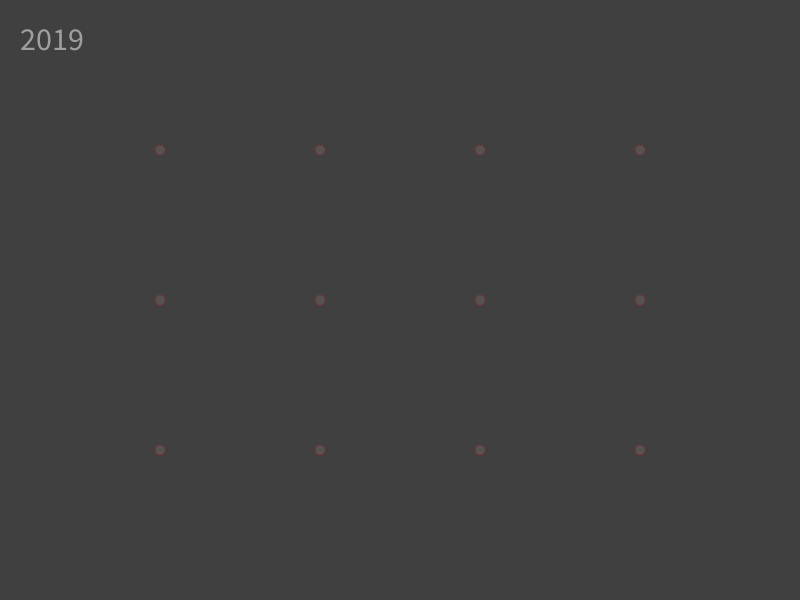
Frame 1 (no input)
Frame 60 (the mouse pressed at the canvas centre just before this capture): identical to frame 1, image omitted
Frame 120 (the mouse held since frame 60 and released just before this capture): identical to frame 1, image omitted

The Processing sketch that drew this single still picture (run headless with seeded random() and noise(); from frame 60 on, the mouse is pressed at the canvas centre):

// Processing sketch: sketch
// ── sketch.pde
// INFO ************** //
//////////////////////////////
/*
GENUARY 2021 / DAY 12 / Use an API.
José Vicente Araújo - 2021
*/

// LIBRERÍAS ************** //
//////////////////////////////

// VARIABLES GLOBALES ***** //
//////////////////////////////
int ancho = 800;
int alto = ancho * 3/4;
String pathData = "../../data/";
String pathExport = "../../export/";
int num = 12;
int n = 55;
JSONArray[] data = new JSONArray[num];
String[] urls = new String[num];
JSONObject[][] weather = new JSONObject[num][n];
float[][] ws = new float[num][n]; // wind_speed
float[][] wd = new float[num][n]; // wind_direction
float[][] mint = new float[num][n]; // min_temp
float[][] maxt = new float[num][n]; // max_temp
float[][] vis = new float[num][n]; // max_temp
float sepH = ancho/5;
float sepV = alto/4;

// SETUP ****************** //
//////////////////////////////
void settings(){
  size(ancho, alto);

}

void setup(){
  background(#202020);
  stroke(255);
  loading();
  for(int i = 0; i < data.length; i++){
    urls[i] = "https://www.metaweather.com/api/location/766273/2019/" + nf(i+1, 2) +"/15";
    data[i] = loadJSONArray(urls[i]);
  }

  for(int i = 0; i < data.length; i++){
    if(data[i] != null){
      for(int ii = 0; ii < n; ii++){
        weather[i][ii] = data[i].getJSONObject(ii);
        ws[i][ii] = weather[i][ii].getFloat("wind_speed");
        // wd[i][ii] = weather[i][ii].getFloat("wind_direction");
        mint[i][ii] = weather[i][ii].getFloat("min_temp");
        maxt[i][ii] = weather[i][ii].getFloat("max_temp");
        vis[i][ii] = weather[i][ii].getFloat("visibility");
      }
    }
  }

  // println(weather[1][0]);
}

// LOOP ******************* //
//////////////////////////////
void draw(){
  background(#404040);
  fill(255, 127);
  textSize(32); text("2019", 20, 50);

  int c = 0;
  for(int i = 1; i <= 3; i++){
    for(int ii = 1; ii <= 4; ii++){
      fill(255, 25);
      // WIND SPEED
      stroke(255, 50);
      beginShape();
      for(int iii = 0; iii < 55; iii++){
        vertex(
          ii * sepH + sin(iii * TWO_PI/55) * ws[c][iii] * 5,
          i * sepV + cos(iii * TWO_PI/55) * ws[c][iii] * 5
        );
      }
      endShape(CLOSE);
      // MIN TMP
      stroke(#abdbe3, 75);
      beginShape();
      for(int iii = 0; iii < 55; iii++){
        vertex(
          ii * sepH + sin(iii * TWO_PI/55) * mint[c][iii] * 2.5,
          i * sepV + cos(iii * TWO_PI/55) * mint[c][iii] * 2.5
        );
      }
      endShape(CLOSE);
      // MAX TMP
      stroke(#e28743, 75);
      beginShape();
      for(int iii = 0; iii < 55; iii++){
        vertex(
          ii * sepH + sin(iii * TWO_PI/55) * maxt[c][iii] * 2.5,
          i * sepV + cos(iii * TWO_PI/55) * maxt[c][iii] * 2.5
        );
      }
      endShape(CLOSE);
      // VISIBILITY
      stroke(#CC0000, 75);
      beginShape();
      for(int iii = 0; iii < 55; iii++){
        vertex(
          ii * sepH + sin(iii * TWO_PI/55) * vis[c][iii] * 2.5,
          i * sepV + cos(iii * TWO_PI/55) * vis[c][iii] * 2.5
        );
      }
      endShape(CLOSE);


      ellipse(ii * sepH, i * sepV, 10, 10);
      c++;
    }
  }
}

// FUNCIONES ************** //
//////////////////////////////

void loading(){
  text("Cargando datasets", 20, 20);
}

void keyPressed(){
  if(key == 's'){
    save(pathExport + "G12d/" + timeStamp() + ".png");
  }
}

String timeStamp(){
  String y = str(year());
  String m = str(month());
  String d = str(day());
  String h = str(hour());
  String mn = str(minute());
  String s = str(second());

  String ts = y + m + d + h + h + m + s;

  return ts;
}

void mousePressed(){
  //setup();
}
